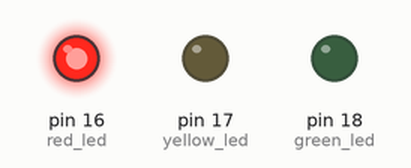
Simulated run of this program. Board: MicroPython board. On the bench: output pins drawn as LEDs (lit = HIGH).

Above: at 2.5 s.
At 5.5 s:
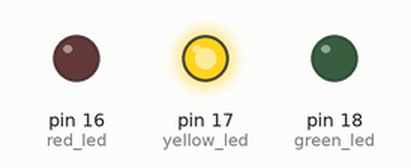
At 8.0 s:
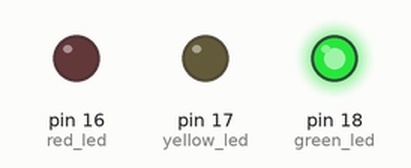
Timing chart, 0 to 13.0 s (numbered marks = the images above):
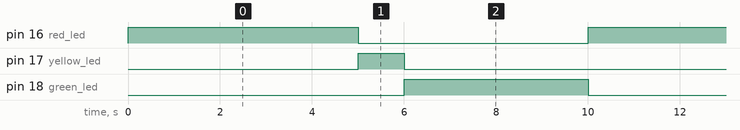

The program:

trafficLightSimulator.py
```python
import machine
import utime

#Init leds
red_led = machine.Pin(16, machine.Pin.OUT)
yellow_led = machine.Pin(17, machine.Pin.OUT)
green_led = machine.Pin(18, machine.Pin.OUT)

# function to turn all the LEDs off:
def all_off():
    red_led.value(False)
    yellow_led.value(False)
    green_led.value(False)

# turn the led on and sleep for the mentioned time
def turn_led_on_and_sleep(led, sleep):
    led.value(True)
    utime.sleep(sleep)
    all_off()

while True:
    all_off()
    turn_led_on_and_sleep(red_led, 5)
    turn_led_on_and_sleep(yellow_led, 1)
    turn_led_on_and_sleep(green_led, 4)
```

Measured:
- by itself, pin 16 (red_led): alternates HIGH for 5.0 s and LOW for 5.0 s
- by itself, pin 17 (yellow_led): alternates HIGH for 1.0 s and LOW for 9.0 s
- by itself, pin 18 (green_led): alternates HIGH for 4.0 s and LOW for 6.0 s
